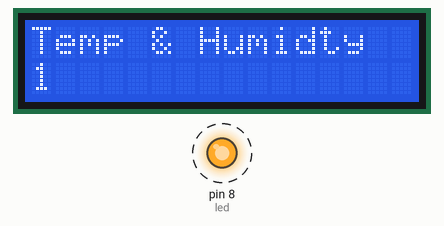
This sketch was run on a simulated Arduino Leonardo, built with avr-gcc and run on an emulated ATmega32U4. Parts: 16×2 character LCD, output pins drawn as LEDs (lit = HIGH). Dashed ring = blinking.

Above: at 0.1 s.
At 9.3 s:
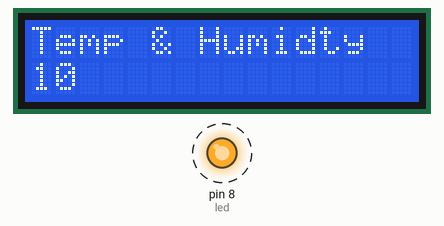
At 19.6 s:
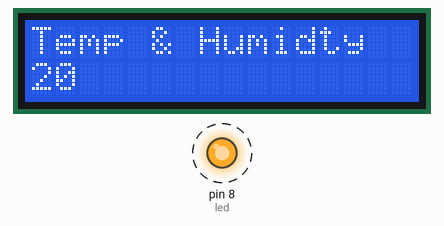
At 39.5 s:
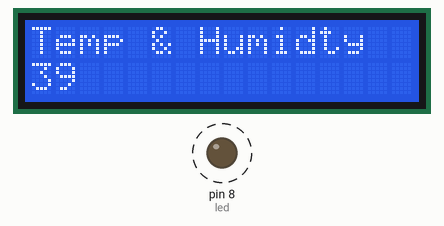
Timing chart, 0 to 40.0 s (numbered marks = the images above):
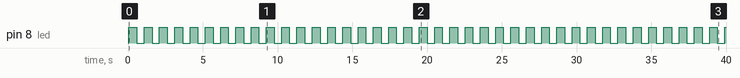

The sketch:

LiquidCrystal_PCF8574_Write.ino
```cpp
#include <LiquidCrystal_PCF8574.h>
#include <Wire.h>

LiquidCrystal_PCF8574 lcd(0x27); // set the LCD address to 0x27 for a 16 chars and 2 line display

// pin used to blink activity LED
int led = 8;

void setup()
{
  // used for activity signal
  pinMode(led, OUTPUT);

  // Defer writing to Serial Line in this version of program
//  int error;
//
//  Serial.begin(115200);
//  Serial.println("LCD...");
//
//  // wait on Serial to be available on Leonardo
//  while (!Serial)
//    ;
//
//  Serial.println("Dose: check for LCD");

  // See http://playground.arduino.cc/Main/I2cScanner how to test for a I2C device.

  int error;  // holds I2C response

  Wire.begin();
  Wire.beginTransmission(0x27);
  error = Wire.endTransmission();

  if (error == 0) {
    // LCD Found
    lcd.begin(16, 2); // initialize the lcd

  } else {
    //Serial.println(": LCD not found.");
    // rapidly flash LED to show error
    while( true){
      digitalWrite(led, HIGH);
      delay(100);
      digitalWrite(led, LOW);
    };//end while

  } // if

} // setup()

int count = 0;
void loop()
{
  count = count+1;
  // set activity LED high
  digitalWrite(led, HIGH);

  // make backlight bright
  lcd.setBacklight(255);
  lcd.home();
  // display line 1
  lcd.clear();
  lcd.print("Temp & Humidty");

  lcd.setCursor(0, 1);
  lcd.print(count);
  delay(500);

  digitalWrite(led, LOW);
  delay(500);

} // loop()
```

Measured:
- by itself, pin 8 (led): alternates HIGH for 0.52 s and LOW for 0.50 s
- what the display in image 1 shows lasts 1.0 s, from 9.3 s to 10.3 s
